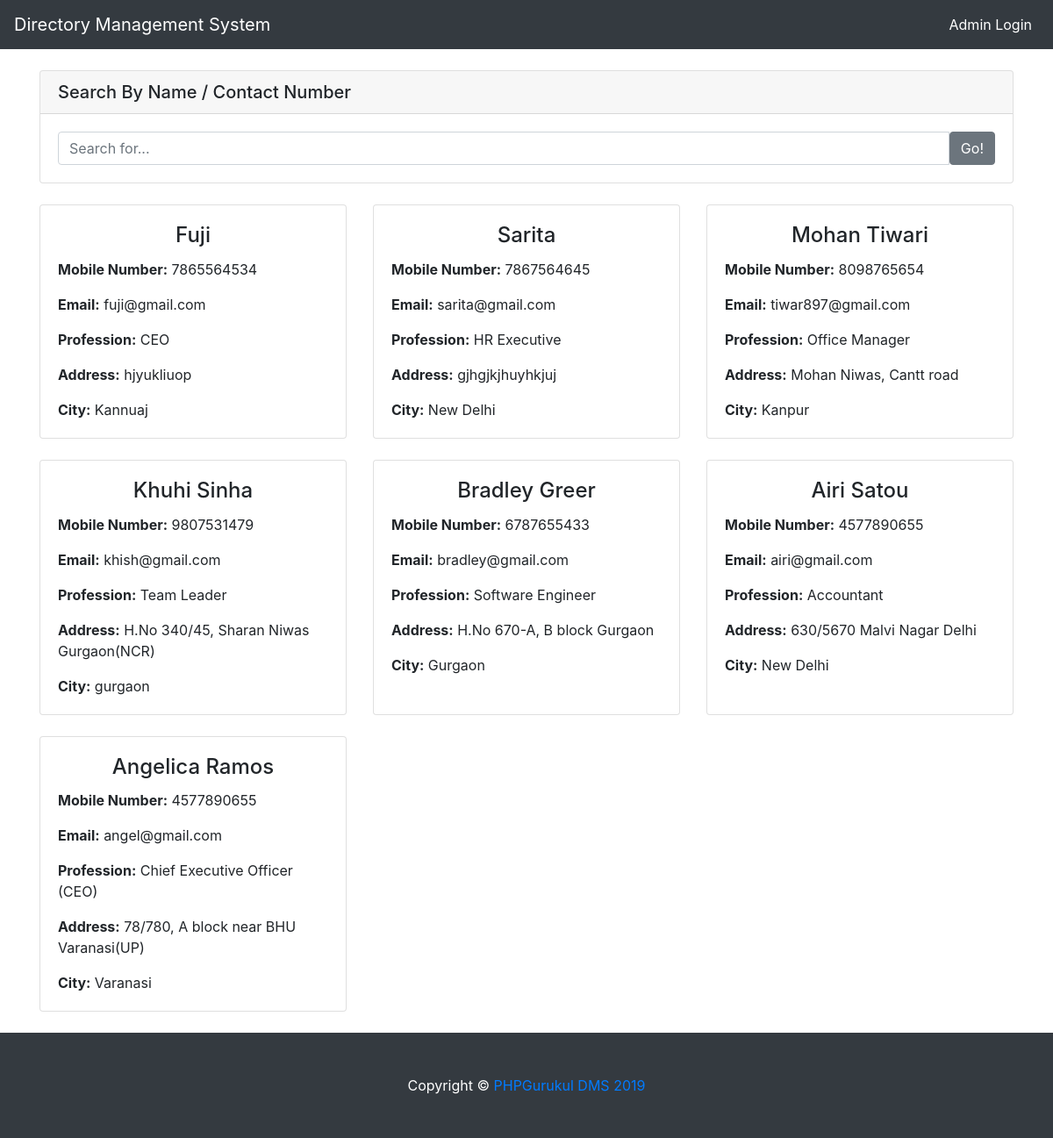
The app's page /dms/index.php with its own data.
### tables this page shows
CREATE TABLE `tbldirectory` (
  `ID` int(10) NOT NULL,
  `FullName` varchar(120) DEFAULT NULL,
  `Profession` varchar(120) DEFAULT NULL,
  `Email` varchar(120) NOT NULL,
  `MobileNumber` bigint(11) DEFAULT NULL,
  `Address` varchar(250) NOT NULL,
  `City` varchar(250) NOT NULL,
  `Status` varchar(120) NOT NULL
);

### dms/index.php (the view, shortened to what this page needs)
<?php
include('admin/include/dbconnection.php');
?>
<!DOCTYPE html>
<html lang="en">
<head>
  <link href="vendor/bootstrap/css/bootstrap.min.css" rel="stylesheet">
  <link href="css/heroic-features.css" rel="stylesheet">
</head>
<body>
  <nav class="navbar navbar-expand-lg navbar-dark bg-dark fixed-top"
    <div class="container">
      <a class="navbar-brand" href="index.php"> Directory Management System</a>
     <div class="collapse navbar-collapse" id="navbarResponsive">
        <ul class="navbar-nav ml-auto">
          <li class="nav-item active">
            <a class="nav-link" href="admin/">Admin Login
            </a>
          </li>
        </ul>
      </div>
  </nav>
  <div class="container">
<form name="search" method="post" action="searchdata.php">
       <div class="card my-4">
          <h5 class="card-header">Search By Name / Contact Number</h5>
          <div class="card-body">
            <div class="input-group">
              <input type="text" class="form-control" name="searchdata" placeholder="Search for..." required="true">
              <span class="input-group-btn">
                <button class="btn btn-secondary" type="submit">Go!</button>
              </span>
            </div>
          </div>
        </div>
</form>
    <div class="row text-left">
<?php
$ret=mysqli_query($con,"select * from tbldirectory where (FullName like '$sdata%'|| MobileNumber like '$sdata%') and (Status=1) order by id desc limit 12 ");
$num=mysqli_num_rows($ret);
if($num>0){
while ($row=mysqli_fetch_array($ret)) {
?>
      <div class="col-lg-4 col-md-6 mb-4">
        <div class="card h-100">
          <div class="card-body">
            <h4 class="card-title" align="center"><?php  echo $row['FullName'];?></h4>
            <p ><b>Mobile Number:</b> <?php  echo $row['MobileNumber'];?></p>
             <p class="card-text"><b>Email:</b> <?php  echo $row['Email'];?></p>
              <p class="card-text"><b>Profession:</b> <?php  echo $row['Profession'];?></p>
               <p class="card-text"><b>Address:</b> <?php  echo $row['Address'];?></p>
                 <p class="card-text"><b>City:</b> <?php  echo $row['City'];?></p>
          </div>
        </div>
      </div>
    <?php } }?>
    </div>
  </div>
  <footer class="py-5 bg-dark">
    <div class="container">
      <p class="m-0 text-center text-white">   <span>Copyright © <a href="https://phpgurukul.com" target="_blank">PHPGurukul DMS 2019</a></span></p>
    </div>
  </footer>
</body>
</html>

### dms/css/heroic-features.css (style rules this page uses)
body { padding-top: 56px; }

### records on screen
tbldirectory: FullName "Fuji", MobileNumber "7865564534", Email "fuji@gmail.com", Profession "CEO", Address "hjyukliuop", City "Kannuaj"
tbldirectory: FullName "Sarita", MobileNumber "7867564645", Email "sarita@gmail.com", Profession "HR Executive", Address "gjhgjkjhuyhkjuj", City "New Delhi"
tbldirectory: FullName "Mohan Tiwari", MobileNumber "8098765654", Email "tiwar897@gmail.com", Profession "Office Manager", Address "Mohan Niwas, Cantt road", City "Kanpur"
tbldirectory: FullName "Khuhi Sinha", MobileNumber "9807531479", Email "khish@gmail.com", Profession "Team Leader", Address "H.No 340/45, Sharan Niwas Gurgaon(NCR)", City "gurgaon"
tbldirectory: FullName "Bradley Greer", MobileNumber "6787655433", Email "bradley@gmail.com", Profession "Software Engineer", Address "H.No 670-A, B block Gurgaon", City "Gurgaon"
tbldirectory: FullName "Airi Satou", MobileNumber "4577890655", Email "airi@gmail.com", Profession "Accountant", Address "630/5670 Malvi Nagar Delhi", City "New Delhi"
tbldirectory: FullName "Angelica Ramos", MobileNumber "4577890655", Email "angel@gmail.com", Profession "Chief Executive Officer (CEO)", Address "78/780, A block near BHU Varanasi(UP)", City "Varanasi"
